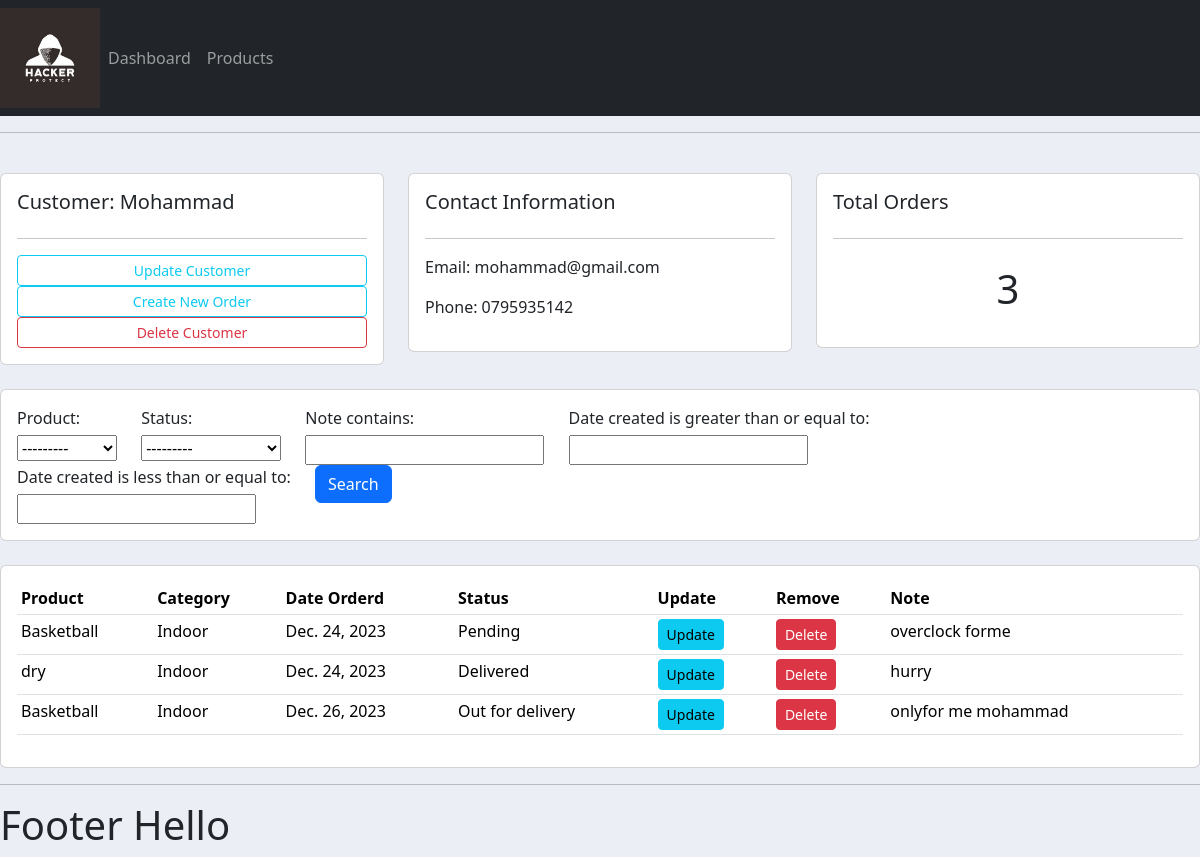
The app's page /customers/1 with its own data.
### accounts/models.py (models this page shows, shortened)
class Customer(models.Model):
    name = models.CharField(max_length = 50 , null = True)
    phone = models.CharField(max_length = 50, null = True)
    email = models.CharField(max_length = 50, null = True)
    date_created = models.DateField(auto_now_add = True, null = True)

class Order(models.Model):
    customer =models.ForeignKey(Customer,null = True , on_delete = models.SET_NULL)
    product = models.ForeignKey(Product,null = True , on_delete = models.SET_NULL)
    STATUS = [
            ("Pending", 'Pending'),
            ('Out for delivery' , 'Out for delivery'),
            ('Delivered','Delivered')
    ]
    date_created = models.DateField(auto_now_add = True, null = True)
    status = models.CharField(max_length = 50 , null = True , choices = STATUS)
    note = models.CharField(max_length = 50 , null = True)

class Product(models.Model):
    CATEGORY = [
        ('Indoor',"Indoor"),
        ('Out Door',"Out Door")
    ]
    name = models.CharField(max_length = 50 , null = True)
    price = models.FloatField( null = True)
    category = models.CharField(max_length = 50 , null = True , choices = CATEGORY)
    describtion = models.TextField(max_length = 200 , null = True)
    date_created = models.DateField(auto_now_add = True, null = True)
    tags = models.ManyToManyField(Tag)
    def __str__(self):
        return self.name

### accounts/views.py (the view)
# urls.py: path('customers/<str:pk>',views.customers , name = "customer"),
def customers(request,pk):
    customer = Customer.objects.get(id = pk)
    orders  = customer.order_set.all()
    order_count = orders.count()
    myFilter = OrderFilter(request.GET , queryset = orders)
    orders = myFilter.qs
    context = {
        'customer':customer,
        'orders' : orders,
        'order_count':order_count,
        'myFilter':myFilter
    }
    return render(request,'accounts/customers.html',context)

### accounts/templates/accounts/customers.html (shortened to what this page needs)
{%  extends 'accounts/main.html' %}
{% block content %}
	<br>
<div class="row">
	<div class="col-md">
		<div class="card card-body">
			<h5>Customer: {{customer.name}} </h5>
			<hr>
			<a class="btn btn-outline-info  btn-sm btn-block" href="">Update Customer</a>
			<a class="btn btn-outline-info  btn-sm btn-block" href="{% url 'create_ordercustomer' customer.id %}">Create New Order</a>
			<a class="btn btn-outline-danger  btn-sm btn-block" href="">Delete Customer</a>
		</div>
	</div>
	<div class="col-md">
		<div class="card card-body">
			<h5>Contact Information</h5>
			<hr>
			<p>Email: {{customer.email}} </p>
			<p>Phone: {{customer.phone}} </p>
		</div>
	</div>
	<div class="col-md">
		<div class="card card-body">
			<h5>Total Orders</h5>
			<hr>
			<h1 style="text-align: center;padding: 10px">{{order_count}}</h1>
		</div>
	</div>
</div>
<br>
<div class="row">
	<div class="col">
		<div class="card card-body">
			<form method="get">
				{{myFilter.form}}
		    <button class="btn btn-primary" type="submit">Search</button>
		  </form>
		</div>
	</div>
</div>
<br>
<div class="row">
	<div class="col-md">
		<div class="card card-body">
			<table class="table table-sm">
				<tr>
					<th>Product</th>
					<th>Category</th>
					<th>Date Orderd</th>
					<th>Status</th>
					<th>Update</th>
					<th>Remove</th>
					<th>Note</th>
				</tr>
                {% for order in orders %}
                <tr>
                    <td>{{order.product}}</td>
                    <td>{{order.product.category}}</td>
                    <td>{{order.date_created}}</td>
                    <td>{{order.status}}</td>
					<td><a class = "btn btn-sm btn-info" href = "{% url 'update_order' order.id %}">Update</a></td>
                    <td><a class = "btn btn-sm btn-danger" href = "{% url 'delete_order' order.id %}">Delete</a></td>
					<td>{{order.note}}</td>
                </tr>
                {% endfor %}
			</table>
		</div>
	</div>
</div>
{% endblock %}

### static/css/main.css (style rules this page uses)
body { background-color: #ebeff5; }

### accounts/templates/accounts/customers.html (style rules this page uses)
form div { display: inline-block; margin-right: 20px; vertical-align: top; }
label { display: block; margin-bottom: 5px; }

### records on screen
Customer: name "Mohammad", email "mohammad@gmail.com", phone "0795935142"
Order: product "Basketball", product.category "Indoor", date_created "Dec. 24, 2023", status "Pending", note "overclock forme"
Order: product "dry", product.category "Indoor", date_created "Dec. 24, 2023", status "Delivered", note "hurry"
Order: product "Basketball", product.category "Indoor", date_created "Dec. 26, 2023", status "Out for delivery", note "onlyfor me mohammad"

### other values on screen
{{ order_count }} "3"
